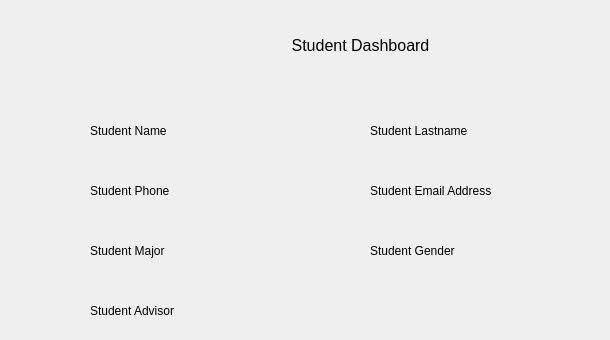
      <widget class="QWidget" name="stdPortalDashboardView">
       <widget class="QLabel" name="stdPortalSName">
        <property name="geometry">
         <rect>
          <x>90</x>
          <y>110</y>
          <width>221</width>
          <height>41</height>
         </rect>
        </property>
        <property name="styleSheet">
         <string notr="true"/>
        </property>
        <property name="text">
         <string>Student Name</string>
        </property>
       </widget>
       <widget class="QLabel" name="studentDashboard_3">
        <property name="geometry">
         <rect>
          <x>240</x>
          <y>20</y>
          <width>241</width>
          <height>51</height>
         </rect>
        </property>
        <property name="styleSheet">
         <string notr="true">font-size: 12pt;</string>
        </property>
        <property name="text">
         <string>Student Dashboard</string>
        </property>
        <property name="alignment">
         <set>Qt::AlignCenter</set>
        </property>
       </widget>
       <widget class="QLabel" name="stdPortalLName">
        <property name="geometry">
         <rect>
          <x>370</x>
          <y>110</y>
          <width>231</width>
          <height>41</height>
         </rect>
        </property>
        <property name="styleSheet">
         <string notr="true"/>
        </property>
        <property name="text">
         <string>Student Lastname</string>
        </property>
       </widget>
       <widget class="QLabel" name="stdPortalEmail">
        <property name="geometry">
         <rect>
          <x>370</x>
          <y>170</y>
          <width>231</width>
          <height>41</height>
         </rect>
        </property>
        <property name="styleSheet">
         <string notr="true"/>
        </property>
        <property name="text">
         <string>Student Email Address</string>
        </property>
       </widget>
       <widget class="QLabel" name="stdPortalPhone">
        <property name="geometry">
         <rect>
          <x>90</x>
          <y>170</y>
          <width>221</width>
          <height>41</height>
         </rect>
        </property>
        <property name="styleSheet">
         <string notr="true"/>
        </property>
        <property name="text">
         <string>Student Phone</string>
        </property>
       </widget>
       <widget class="QLabel" name="stdPortalGender">
        <property name="geometry">
         <rect>
          <x>370</x>
          <y>230</y>
          <width>231</width>
          <height>41</height>
         </rect>
        </property>
        <property name="styleSheet">
         <string notr="true"/>
        </property>
        <property name="text">
         <string>Student Gender</string>
        </property>
       </widget>
       <widget class="QLabel" name="stdPortalMajor">
        <property name="geometry">
         <rect>
          <x>90</x>
          <y>230</y>
          <width>221</width>
          <height>41</height>
         </rect>
        </property>
        <property name="styleSheet">
         <string notr="true"/>
        </property>
        <property name="text">
         <string>Student Major</string>
        </property>
       </widget>
       <widget class="QLabel" name="stdPortalAdvisor">
        <property name="geometry">
         <rect>
          <x>90</x>
          <y>290</y>
          <width>511</width>
          <height>41</height>
         </rect>
        </property>
        <property name="styleSheet">
         <string notr="true"/>
        </property>
        <property name="text">
         <string>Student Advisor</string>
        </property>
       </widget>
      </widget>
